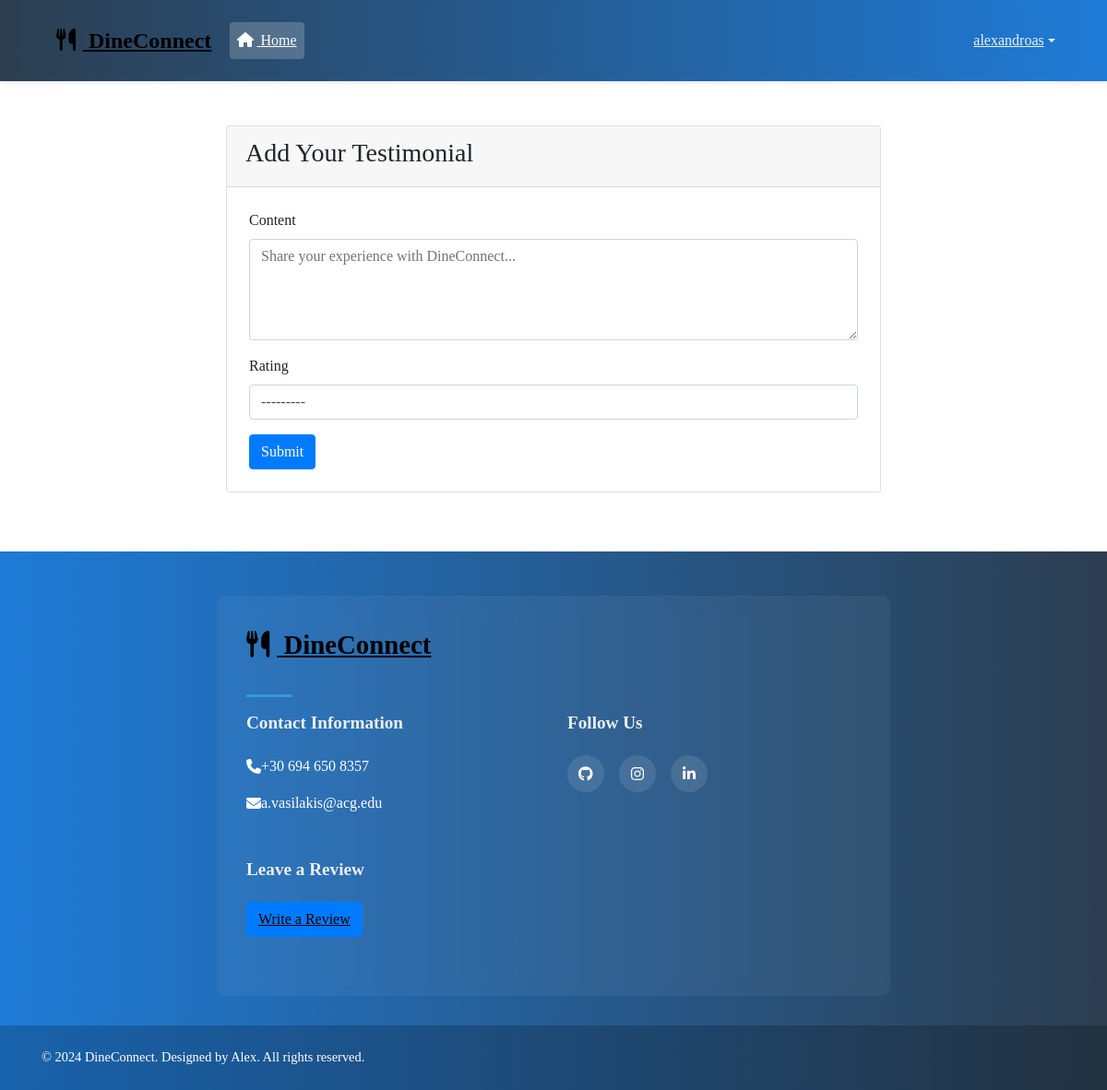
Before: /main/testimonials/ (signed in) with the older database file.
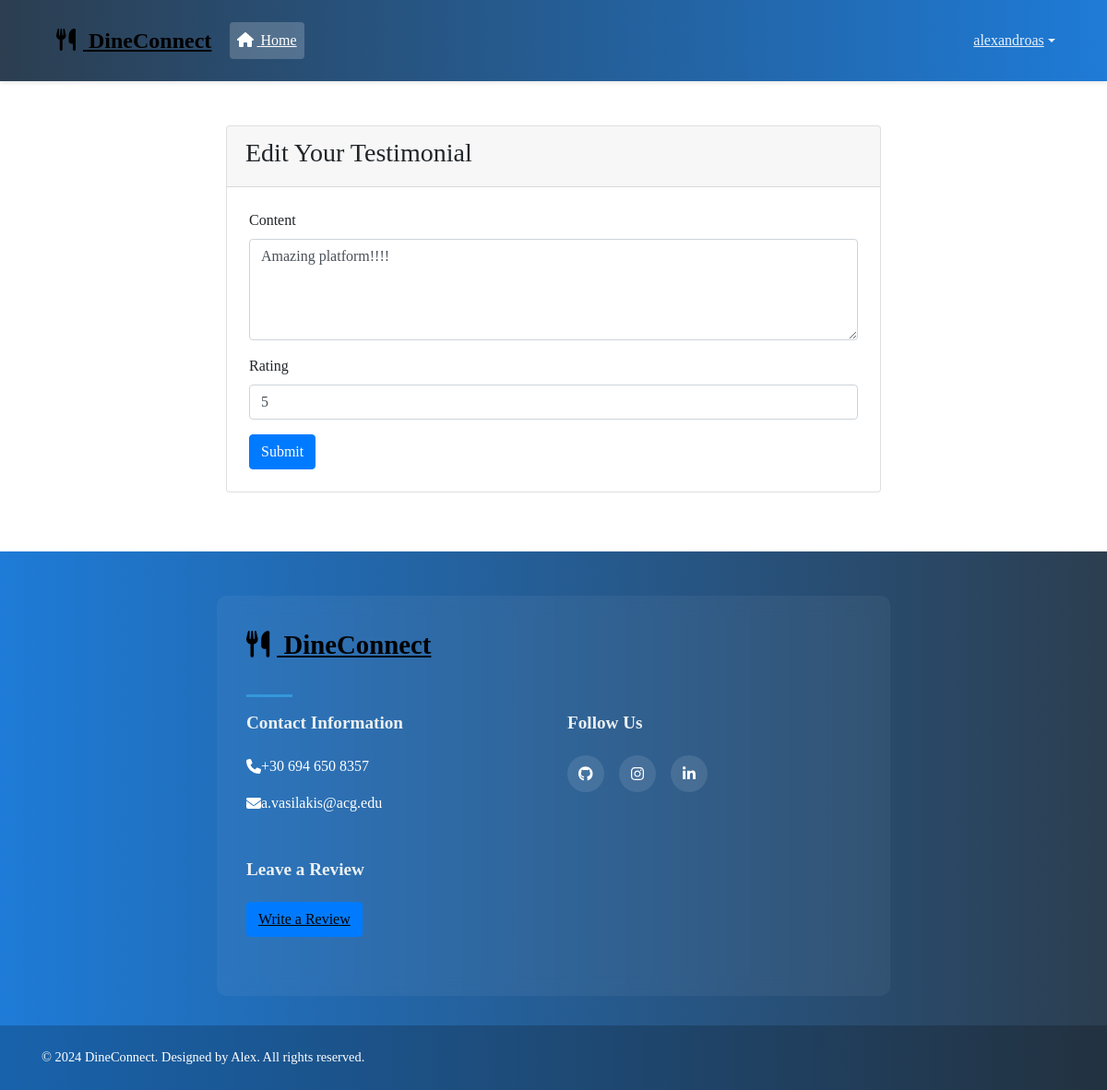
After: the same page with the newer database file.
### main/models.py (models this page shows, shortened)
class Testimonial(models.Model):
    user = models.OneToOneField(CustomUser, on_delete=models.CASCADE, related_name='testimonial')
    content = models.TextField()
    created_at = models.DateTimeField(auto_now_add=True)
    rating = models.IntegerField(choices=[(i, i) for i in range(1, 6)], null=True, blank=True)
    is_visible = models.BooleanField(default=True)

### main/views.py (the view)
# urls.py: path('testimonials/', views.add_edit_testimonial, name='testimonials'),
@login_required
def add_edit_testimonial(request):
    testimonial = Testimonial.objects.filter(user=request.user).first()
    if request.method == 'POST':
        form = TestimonialForm(request.POST, instance=testimonial)
        if form.is_valid():
            testimonial = form.save(commit=False)
            testimonial.user = request.user
            testimonial.save()
            messages.success(request, 'Your testimonial has been saved!')
            return redirect('profile', username=request.user.username)
    else:
        form = TestimonialForm(instance=testimonial)
    return render(request, 'main/testimonials_form.html', {'form': form})

### main/forms.py
class TestimonialForm(forms.ModelForm):
    class Meta:
        model = Testimonial
        fields = ['content', 'rating']  # Add any other fields you want users to fill
        widgets = {
            'content': forms.Textarea(attrs={
                'class': 'form-control',
                'placeholder': 'Share your experience with DineConnect...',
                'rows': 4
            }),
            'rating': forms.Select(attrs={'class': 'form-control'})
        }

### main/templates/main/testimonials_form.html (shortened to what this page needs)
{% extends 'main/header.html' %}
{% load static %}
{% block content %}
<div class="container mt-5">
    <div class="row justify-content-center">
        <div class="col-md-8">
            <div class="card">
                <div class="card-header">
                    <h3>{% if form.instance.pk %}Edit{% else %}Add{% endif %} Your Testimonial</h3>
                </div>
                <div class="card-body">
                    <form method="post">
                        {% for field in form %}
                        <div class="mb-3">
                            <label for="{{ field.id_for_label }}" class="form-label">
                                {{ field.label }}
                            </label>
                            {{ field }}
                        </div>
                        {% endfor %}
                        <button type="submit" class="btn btn-primary">Submit</button>
                    </form>
                </div>
            </div>
        </div>
    </div>
</div>
{% endblock %}

Changed rows visible on the page:
added Testimonial: form "Amazing platform!!!!" "5"
Other visible differences:
text no longer shown: "Add"
text now shown: "Edit"
